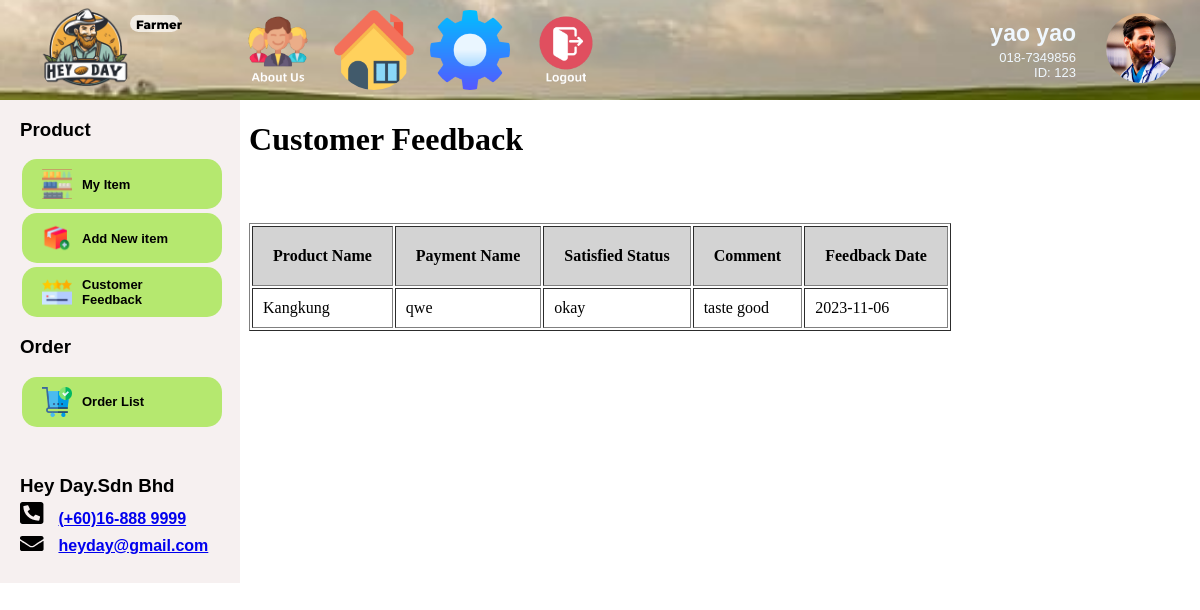
The app's page /farmer_feedback.php (signed in) with its own data.
### tables this page shows
CREATE TABLE IF NOT EXISTS `users` (
  `userid` int NOT NULL AUTO_INCREMENT,
  `usertype` varchar(20) DEFAULT NULL,
  `username` varchar(255) DEFAULT NULL,
  `password` varchar(255) DEFAULT NULL,
  `email` varchar(255) DEFAULT NULL,
  `phonenumber` varchar(100) DEFAULT NULL,
  `fullname` varchar(150) DEFAULT NULL,
  `country` varchar(100) DEFAULT NULL,
  `postcode` int DEFAULT NULL,
  `state` varchar(100) DEFAULT NULL,
  `city` varchar(100) DEFAULT NULL,
  `addressline` text,
  `userpic` varchar(255) DEFAULT NULL,
  `verificationcode` varchar(255) DEFAULT NULL,
  PRIMARY KEY (`userid`)
);

CREATE TABLE IF NOT EXISTS `feedback` (
  `feedback_id` int NOT NULL AUTO_INCREMENT,
  `user_id` int DEFAULT NULL,
  `product_id` int DEFAULT NULL,
  `satisfied_status` varchar(100) DEFAULT NULL,
  `comment` text,
  `feedback_date` date DEFAULT NULL,
  PRIMARY KEY (`feedback_id`),
  KEY `user_id` (`user_id`),
  KEY `product_id` (`product_id`)
);

CREATE TABLE IF NOT EXISTS `product` (
  `product_ID` int NOT NULL AUTO_INCREMENT,
  `userid` int DEFAULT NULL,
  `coverPhoto` varchar(255) DEFAULT NULL,
  `image1` varchar(255) DEFAULT NULL,
  `video_button` varchar(255) DEFAULT NULL,
  `product_name` varchar(100) DEFAULT NULL,
  `product_description` text,
  `product_price` decimal(10,2) DEFAULT NULL,
  `product_stock` int DEFAULT NULL,
  `product_weight` decimal(60,0) DEFAULT NULL,
  PRIMARY KEY (`product_ID`),
  KEY `userid` (`userid`)
);

CREATE TABLE IF NOT EXISTS `orders` (
  `order_id` int NOT NULL AUTO_INCREMENT,
  `user_id` int DEFAULT NULL,
  `product_id` int DEFAULT NULL,
  `cart_id` int NOT NULL,
  `paymentname` varchar(255) DEFAULT NULL,
  `paymentphonenumber` varchar(255) DEFAULT NULL,
  `paymentemail` varchar(255) DEFAULT NULL,
  `paymentaddress` varchar(255) DEFAULT NULL,
  `method` varchar(50) DEFAULT NULL,
  `total_quantity` decimal(10,0) DEFAULT NULL,
  `total_price` decimal(10,2) DEFAULT NULL,
  `date` datetime NOT NULL DEFAULT CURRENT_TIMESTAMP,
  PRIMARY KEY (`order_id`),
  KEY `user_id` (`user_id`),
  KEY `product_id` (`product_id`),
  KEY `cart_id` (`cart_id`)
);

### farmer_feedback.php (the view, shortened to what this page needs)
<?php
$host = 'localhost';
$dbname = 'webdevelopment';
$dbusername = 'root';
$dbpassword = '';
try {
    $pdo = new PDO("mysql:host=$host;dbname=$dbname", $dbusername, $dbpassword);
    $pdo->setAttribute(PDO::ATTR_ERRMODE, PDO::ERRMODE_EXCEPTION);
    $userId = $_SESSION["user_id"];
    $query = "SELECT userpic FROM users WHERE userid = :id;";
    $stmt = $pdo->prepare($query);
    $stmt->bindParam(":id", $userId);
    $stmt->execute();
    if ($stmt->rowCount() > 0) {
        $row = $stmt->fetch(PDO::FETCH_ASSOC);
        if (isset($row['userpic'])) {
            $userProfilePicture = $row['userpic'];
        }
    }
    $query = "SELECT username, phonenumber FROM users WHERE userid = :id;";
    $stmt = $pdo->prepare($query);
    $stmt->bindParam(":id", $userId);
    $stmt->execute();
    if ($stmt->rowCount() > 0) {
        $row = $stmt->fetch(PDO::FETCH_ASSOC);
        if (isset($row['username'])) {
            $username = $row['username'];
        }
        if (isset($row['phonenumber'])) {
            $userPhone = $row['phonenumber'];
        }
    } else {
        $username = 'John Sinar';
        $userPhone = '(+601) 18 888 9988';
    }
} catch (PDOException $e) {
    die("Connection failed: " . $e->getMessage());
}
?>
<!DOCTYPE html>
<html lang="en">
<head>
    <link rel="stylesheet" href="farmer_feedback.css">
</head>
<body>
    <header class="header-main">
        <div class="header-main-logo">
            <img src="./farmer_item_pic/logo.png" alt="HeyDaylogo">
            <div class="farmerbackground"></div>
            <div class="farmerword">Farmer</div>
            <nav class="header-main-topNav">
                <ul>
                    <li><a href="farmer_about_us.php"><img src="./farmer_item_pic/AboutUs_icon.png"></a></li>
                    <li><a href="farmer_order.php"><img src="./farmer_item_pic/home_icon.png"></a></li>
                    <li><a href="setting(seller).php"><img src="./farmer_item_pic/setting_icon.png"></a></li>
                    <li><a href="./logout.php"> <img src="./farmer_item_pic/logout.png"></a></li>
                </ul>
            </nav>
        </div>
        <div class="header-main-profile">
            <ul>
                <li><div id="userName"><?php echo $username; ?></div></li>
                <li><div id="userPhone"><?php echo $userPhone; ?></div></li>
                <li><div id="userId">ID: <?php echo $userId; ?></div></li>
            </ul>
            <div class="header-main-profile-logo"><img src="<?php echo $userProfilePicture; ?>" alt="UserProfile"></div>
        </div>
    </header>
    <div class="container">
        <aside class="sidebar" >
            <div class="sidebar-features">
                <nav>
                    <div>
                        <h3>Product</h3>
                            <button class="myItem" onclick="window.location.href='farmer_viewproduct.php?'">
                                <img src="./farmer_item_pic/myitem_icon.png" alt="My Item">
                                My Item
                            </button>
                            <button class="addNewItem" onclick="window.location.href='farmer_addnewitem.php?'">
                                <img src="./farmer_item_pic/addnewitem_icon.png" alt="Add New item">
                                Add New item
                            </button>
                            <button class="customerFeedback">
                                <img src="./farmer_item_pic/customerfeedback_icon.png" alt="Customer Feedback">
                                Customer Feedback
                            </button>
                    </div>
                    <div>
                        <h3>Order</h3>
                            <button class="orderList" onclick="window.location.href='farmer_order.php?'">
                                <img src="./farmer_item_pic/order_list_icon.png" alt="Order List">
                                Order List
                            </button>
                    </div>
                </nav>
            </div>
            <div class="sidebar-companyInfo">
                <h3>Hey Day.Sdn Bhd</h3>
                <div class="sidebar-companyInfo-phoneNum">
                    <img src="./farmer_item_pic/phone_icon.svg" alt="HidayPhoneNum">
                    <a class="heyday-phone" href="https://wa.link/58qs5p" target="_blank">(+60)16-888 9999</a>
                </div>
                <div class="sidebar-companyInfo-email">
                    <img src="./farmer_item_pic/email_icon.svg" alt="HidayEmail">
                    <a class="heyday-email" href="mailto:hiday@gmail.com">heyday@gmail.com</a>
                </div>
            </div>
        </aside>
        <main class="main-content">
            <h1>Customer Feedback</h1>
            <?php
            $userFeedbackData = array();
            $query = "SELECT p.product_name, f.satisfied_status, f.comment, f.feedback_date, o.paymentname
                    FROM feedback f
                    INNER JOIN product p ON f.product_id = p.product_ID
                    INNER JOIN `orders` o ON f.product_id = o.product_id
                    WHERE p.userid = :user_id;";
            $stmt = $pdo->prepare($query);
            $stmt->bindParam(":user_id", $userId);
            $stmt->execute();
            if ($stmt->rowCount() > 0) {
                while ($row = $stmt->fetch(PDO::FETCH_ASSOC)) {
                    $userFeedbackData[] = $row;
                }
            }
            echo '<table border="1">';
            echo '<tr><th>Product Name</th><th>Payment Name</th><th>Satisfied Status</th><th>Comment</th><th>Feedback Date</th></tr>';
            foreach ($userFeedbackData as $feedback) {
                echo '<tr>';
                echo "<td>{$feedback['product_name']}</td>";
                echo "<td>{$feedback['paymentname']}</td>";
                echo "<td>{$feedback['satisfied_status']}</td>";
                echo "<td>{$feedback['comment']}</td>";
                echo "<td>{$feedback['feedback_date']}</td>";
                echo '</tr>';
            }
            echo '</table>';
            ?>
        </main>
    </div>
</body>
</html>

### farmer_feedback.css (style rules this page uses)
body { margin: 0; }
.header-main { width: 100%; height: 100px; display: flex; justify-content: space-between; background-image: url("./farmer_item_pic/upper_frame.jpg"); background-repeat: no-repeat; background-size: cover; background-position: center -310px; background-attachment: fixed; }
.header-main-logo { width: fit-content; height: 100%; padding-left: 3vw; display: flex; }
.header-main-logo img { width: 100px; height: 100px; border-radius: 50%; object-fit: cover; align-self: center; }
.farmerbackground { position: absolute; top: 15px; left: 130px; border-radius: 10px; background-color: rgba(255, 255, 255, 0.7); width: 50px; height: 17px; }
.farmerword { position: absolute; left: 136px; top: 17px; font-size: 12px; font-weight: 800; color: var(--color-gray-200); display: inline-block; width: 46px; height: 17px; font-family: 'Montserrat'; }
.header-main-topNav { margin-left: 5vw; width: fit-content; height: 100%; }
.header-main-topNav ul { list-style: none; margin-left: -10px; margin-top: 10px; }
.header-main-topNav ul li { display: inline-block; padding-left: 1vw; }
.header-main-topNav ul li a img { width: 80px; height: 80px; }
.header-main-profile { width: fit-content; height: 100%; padding-right: 2vw; align-items: center; display: flex; column-gap: 2.5vw;; }
.header-main-profile ul li { list-style: none; font-family: Arial, Helvetica, sans-serif; color: aliceblue; }
.header-main-profile ul li #userName { font-size: 23px; font-weight: 600; margin-bottom: 2.5px; }
.header-main-profile ul li #userPhone, .header-main-profile ul li #userId { font-size: 13px; font-weight: 500; text-align: right; }
.header-main-profile-logo img { width: 70px; height: 70px; border-radius: 50%; object-fit: cover; }
.container { width: 100%; margin: 0 auto; }
.sidebar { position: fixed; left: 0; width: 240px; background-color: #f6f0f0; display: flex; flex-direction: column; }
.sidebar h3 { font-family: Arial, Helvetica, sans-serif; font-weight: 900; }
.sidebar button { background-color: rgb(181, 232, 111); border: none; color: black; font-weight: 900; padding: 10px 20px; width: 200px; text-align: left; text-decoration: none; display: inline-block; font-size: 13px; margin: 4px 2px; cursor: pointer; border-radius: 15px; }
.sidebar-features, .sidebar-companyInfo { padding-left: 20px; }
.sidebar-companyInfo { padding-top: 25px; }
.sidebar-companyInfo a { cursor: pointer; }
.sidebar-features .myItem, .sidebar-features .addNewItem, .sidebar-features .customerFeedback, .sidebar-features .orderList, .sidebar-features .salesReport { display: flex; align-items: center; column-gap: 10px; }
.sidebar-features .myItem img, .sidebar-features .addNewItem img, .sidebar-features .customerFeedback img, .sidebar-features .orderList img, .sidebar-features .salesReport img { width: 30px; height: 30px; }
.sidebar-companyInfo { padding-bottom: 20px; font-family: Arial, Helvetica, sans-serif; font-weight: 600; }
.sidebar-companyInfo h3 { margin-bottom: 5px; }
.sidebar-companyInfo-phoneNum, .sidebar-companyInfo-email { padding-bottom: 8px; }
.sidebar-companyInfo-phoneNum img, .sidebar-companyInfo-email img { padding-right: 10px; }
.container { display: flex; justify-content: center; }
.main-content h1 { height: 100px; width: fit-content; }
table { margin-top: -20px; }
table td, th, tr { padding: 10px; }
table th { padding: 20px; background-color: lightgrey; }

### records on screen
users: username "yao yao", phonenumber "018-7349856", userpic (picture)
feedback: product.product_name "Kangkung", orders.paymentname "qwe", satisfied_status "okay", comment "taste good", feedback_date "2023-11-06"

### other values on screen
$userId "123"
